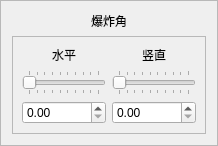
                <widget class="QFrame" name="frame_7">
                 <property name="sizePolicy">
                  <sizepolicy hsizetype="Preferred" vsizetype="Preferred">
                   <horstretch>0</horstretch>
                   <verstretch>0</verstretch>
                  </sizepolicy>
                 </property>
                 <property name="frameShape">
                  <enum>QFrame::StyledPanel</enum>
                 </property>
                 <property name="frameShadow">
                  <enum>QFrame::Raised</enum>
                 </property>
                 <layout class="QGridLayout" name="gridLayout_9">
                  <item row="0" column="0">
                   <widget class="QLabel" name="label_10">
                    <property name="sizePolicy">
                     <sizepolicy hsizetype="Preferred" vsizetype="Fixed">
                      <horstretch>0</horstretch>
                      <verstretch>0</verstretch>
                     </sizepolicy>
                    </property>
                    <property name="text">
                     <string>爆炸角</string>
                    </property>
                    <property name="alignment">
                     <set>Qt::AlignCenter</set>
                    </property>
                   </widget>
                  </item>
                  <item row="1" column="0">
                   <widget class="QFrame" name="frame_8">
                    <property name="frameShape">
                     <enum>QFrame::StyledPanel</enum>
                    </property>
                    <property name="frameShadow">
                     <enum>QFrame::Raised</enum>
                    </property>
                    <layout class="QGridLayout" name="gridLayout_10">
                     <item row="2" column="0">
                      <widget class="QDoubleSpinBox" name="doubleSpinBox_horizontal_angle">
                       <property name="sizePolicy">
                        <sizepolicy hsizetype="Preferred" vsizetype="Fixed">
                         <horstretch>0</horstretch>
                         <verstretch>0</verstretch>
                        </sizepolicy>
                       </property>
                       <property name="maximum">
                        <double>90.000000000000000</double>
                       </property>
                      </widget>
                     </item>
                     <item row="0" column="1">
                      <widget class="QLabel" name="label_14">
                       <property name="sizePolicy">
                        <sizepolicy hsizetype="Preferred" vsizetype="Fixed">
                         <horstretch>0</horstretch>
                         <verstretch>0</verstretch>
                        </sizepolicy>
                       </property>
                       <property name="text">
                        <string>竖直</string>
                       </property>
                       <property name="alignment">
                        <set>Qt::AlignCenter</set>
                       </property>
                      </widget>
                     </item>
                     <item row="1" column="1">
                      <widget class="QSlider" name="horizontalSlider_vertical_angle">
                       <property name="sizePolicy">
                        <sizepolicy hsizetype="Preferred" vsizetype="Fixed">
                         <horstretch>0</horstretch>
                         <verstretch>0</verstretch>
                        </sizepolicy>
                       </property>
                       <property name="minimum">
                        <number>0</number>
                       </property>
                       <property name="maximum">
                        <number>90</number>
                       </property>
                       <property name="singleStep">
                        <number>1</number>
                       </property>
                       <property name="pageStep">
                        <number>10</number>
                       </property>
                       <property name="orientation">
                        <enum>Qt::Horizontal</enum>
                       </property>
                       <property name="tickPosition">
                        <enum>QSlider::TicksBothSides</enum>
                       </property>
                       <property name="tickInterval">
                        <number>10</number>
                       </property>
                      </widget>
                     </item>
                     <item row="2" column="1">
                      <widget class="QDoubleSpinBox" name="doubleSpinBox_vertical_angle">
                       <property name="sizePolicy">
                        <sizepolicy hsizetype="Preferred" vsizetype="Fixed">
                         <horstretch>0</horstretch>
                         <verstretch>0</verstretch>
                        </sizepolicy>
                       </property>
                       <property name="maximum">
                        <double>90.000000000000000</double>
                       </property>
                      </widget>
                     </item>
                     <item row="0" column="0">
                      <widget class="QLabel" name="label_13">
                       <property name="sizePolicy">
                        <sizepolicy hsizetype="Preferred" vsizetype="Fixed">
                         <horstretch>0</horstretch>
                         <verstretch>0</verstretch>
                        </sizepolicy>
                       </property>
                       <property name="text">
                        <string>水平</string>
                       </property>
                       <property name="alignment">
                        <set>Qt::AlignCenter</set>
                       </property>
                      </widget>
                     </item>
                     <item row="1" column="0">
                      <widget class="QSlider" name="horizontalSlider_horizontal_angle">
                       <property name="sizePolicy">
                        <sizepolicy hsizetype="Preferred" vsizetype="Fixed">
                         <horstretch>0</horstretch>
                         <verstretch>0</verstretch>
                        </sizepolicy>
                       </property>
                       <property name="minimum">
                        <number>0</number>
                       </property>
                       <property name="maximum">
                        <number>90</number>
                       </property>
                       <property name="singleStep">
                        <number>1</number>
                       </property>
                       <property name="pageStep">
                        <number>10</number>
                       </property>
                       <property name="orientation">
                        <enum>Qt::Horizontal</enum>
                       </property>
                       <property name="tickPosition">
                        <enum>QSlider::TicksBothSides</enum>
                       </property>
                       <property name="tickInterval">
                        <number>10</number>
                       </property>
                      </widget>
                     </item>
                    </layout>
                   </widget>
                  </item>
                 </layout>
                </widget>
